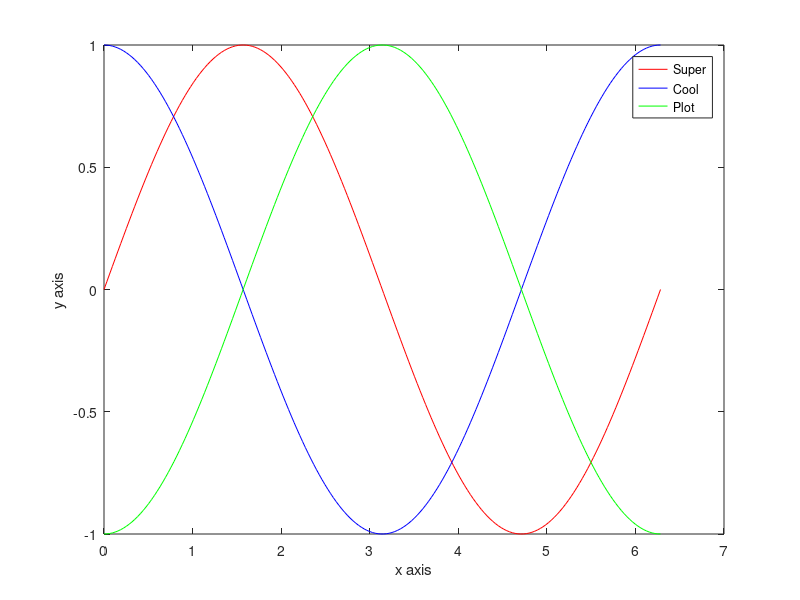

Reproduce this figure in MATLAB. (Note: this script raises an error after producing the figure.)
%EXAMPLEEXPORTFIG
%
% Notice how the exported figure's width and fontsize are correct for
% placing in a document.


% Generate an example figure.
clf
x=linspace(0,2*pi,200);
plot(x,sin(x),'r',x,cos(x),'b',x,-cos(x),'g')
legend('Super','Cool','Plot')
xlabel('x axis')
ylabel('y axis')

% Export the figure.
exportfig('exampleExportfig.pdf',...
    'width',3.7,...
    'color','rgb')